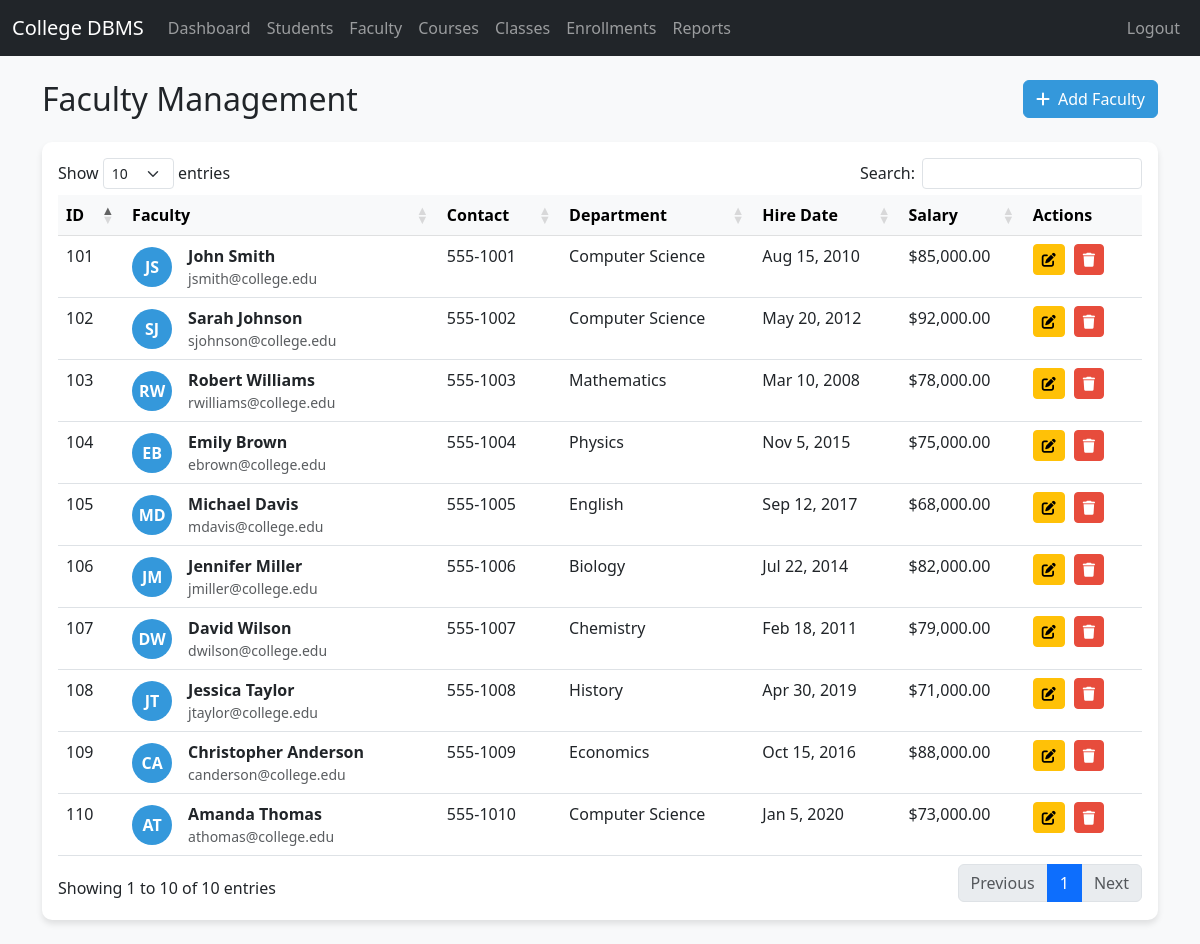
Page /faculty.php (signed in) on the committed database.
### tables this page shows
CREATE TABLE IF NOT EXISTS Faculty (
    faculty_id INT PRIMARY KEY,
    first_name VARCHAR(30) NOT NULL,
    last_name VARCHAR(30) NOT NULL,
    email VARCHAR(50) UNIQUE,
    phone VARCHAR(15),
    department_id INT,
    hire_date DATE,
    salary DECIMAL(10,2),
    FOREIGN KEY (department_id) REFERENCES Departments(department_id)
);

CREATE TABLE IF NOT EXISTS Departments (
    department_id INT PRIMARY KEY,
    department_name VARCHAR(50) NOT NULL,
    building VARCHAR(30),
    budget DECIMAL(12,2)
);

### faculty.php (the view, shortened to what this page needs)
<?php
require_once "config.php";
$faculty_list = array();
$sql = "SELECT f.*, d.department_name
        FROM Faculty f
        LEFT JOIN Departments d ON f.department_id = d.department_id
        ORDER BY f.last_name, f.first_name";
if($result = mysqli_query($link, $sql)){
    while($row = mysqli_fetch_assoc($result)){
        $faculty_list[] = $row;
    }
}
?>
<!DOCTYPE html>
<html lang="en">
<head>
    <link href="https://cdn.jsdelivr.net/npm/bootstrap@5.3.0/dist/css/bootstrap.min.css" rel="stylesheet">
    <link href="https://cdn.datatables.net/1.11.5/css/dataTables.bootstrap5.min.css" rel="stylesheet">
    <link rel="stylesheet" href="https://cdnjs.cloudflare.com/ajax/libs/font-awesome/6.0.0/css/all.min.css">
</head>
<body>
    <?php include 'navbar.php'; ?>
    <div class="container py-4">
        <div class="d-flex justify-content-between align-items-center mb-4">
            <h2 class="mb-0">Faculty Management</h2>
            <button class="btn btn-primary" data-bs-toggle="modal" data-bs-target="#addFacultyModal">
                <i class="fas fa-plus me-2"></i>Add Faculty
            </button>
        </div>
        <div class="card">
            <div class="card-body">
                <div class="table-responsive">
                    <table id="facultyTable" class="table table-hover">
                        <thead class="table-light">
                            <tr>
                                <th>ID</th>
                                <th>Faculty</th>
                                <th>Contact</th>
                                <th>Department</th>
                                <th>Hire Date</th>
                                <th>Salary</th>
                                <th>Actions</th>
                            </tr>
                        </thead>
                        <tbody>
                            <?php foreach($faculty_list as $faculty): ?>
                                <tr>
                                    <td><?php echo $faculty['faculty_id']; ?></td>
                                    <td>
                                        <div class="d-flex align-items-center">
                                            <div class="avatar me-3">
                                                <?php echo substr($faculty['first_name'], 0, 1) . substr($faculty['last_name'], 0, 1); ?>
                                            </div>
                                            <div>
                                                <strong><?php echo htmlspecialchars($faculty['first_name'] . ' ' . $faculty['last_name']); ?></strong>
                                                <div class="text-muted small"><?php echo htmlspecialchars($faculty['email']); ?></div>
                                            </div>
                                        </div>
                                    </td>
                                    <td>
                                        <?php echo htmlspecialchars($faculty['phone'] ?: 'N/A'); ?>
                                    </td>
                                    <td>
                                        <?php echo htmlspecialchars($faculty['department_name'] ?? 'N/A'); ?>
                                    </td>
                                    <td>
                                        <?php echo date('M j, Y', strtotime($faculty['hire_date'])); ?>
                                    </td>
                                    <td>
                                        $<?php echo number_format($faculty['salary'], 2); ?>
                                    </td>
                                    <td class="action-btns">
                                        <a href="edit_faculty.php?id=<?php echo $faculty['faculty_id']; ?>" class="btn btn-sm btn-warning">
                                            <i class="fas fa-edit"></i>
                                        </a>
                                        <form method="post" action="delete_faculty.php" style="display:inline;">
                                            <button type="submit" class="btn btn-sm btn-danger" onclick="return confirm('Are you sure you want to delete this faculty member?')">
                                                <i class="fas fa-trash"></i>
                                            </button>
                                        </form>
                                    </td>
                                </tr>
                            <?php endforeach; ?>
                        </tbody>
                    </table>
                </div>
            </div>
        </div>
    </div>
</body>
</html>

### faculty.php (style rules this page uses)
:root { --primary-color: #3498db; --secondary-color: #2c3e50; --hover-color: #2980b9; --success-color: #2ecc71; --danger-color: #e74c3c; }
body { font-family: 'Segoe UI', Tahoma, Geneva, Verdana, sans-serif; background-color: #f8f9fa; }
.card { border-radius: 10px; box-shadow: 0 4px 6px rgba(0, 0, 0, 0.1); transition: transform 0.3s ease; border: none; }
.btn-primary { background-color: var(--primary-color); border-color: var(--primary-color); }
.btn-danger { background-color: var(--danger-color); border-color: var(--danger-color); }
.action-btns .btn { margin-right: 5px; }
.avatar { width: 40px; height: 40px; border-radius: 50%; background-color: var(--primary-color); color: white; display: flex; align-items: center; justify-content: center; font-weight: bold; }

### rows in the picture
faculty: faculty_id "109", first_name "C", last_name "A", first_name+last_name "Christopher Anderson", email "canderson@college.edu", phone "555-1009", department.department_name "Economics", hire_date "Oct 15, 2016", salary "88,000.00"
faculty: faculty_id "104", first_name "E", last_name "B", first_name+last_name "Emily Brown", email "ebrown@college.edu", phone "555-1004", department.department_name "Physics", hire_date "Nov 5, 2015", salary "75,000.00"
faculty: faculty_id "105", first_name "M", last_name "D", first_name+last_name "Michael Davis", email "mdavis@college.edu", phone "555-1005", department.department_name "English", hire_date "Sep 12, 2017", salary "68,000.00"
faculty: faculty_id "102", first_name "S", last_name "J", first_name+last_name "Sarah Johnson", email "sjohnson@college.edu", phone "555-1002", department.department_name "Computer Science", hire_date "May 20, 2012", salary "92,000.00"
faculty: faculty_id "106", first_name "J", last_name "M", first_name+last_name "Jennifer Miller", email "jmiller@college.edu", phone "555-1006", department.department_name "Biology", hire_date "Jul 22, 2014", salary "82,000.00"
faculty: faculty_id "101", first_name "J", last_name "S", first_name+last_name "John Smith", email "jsmith@college.edu", phone "555-1001", department.department_name "Computer Science", hire_date "Aug 15, 2010", salary "85,000.00"
faculty: faculty_id "108", first_name "J", last_name "T", first_name+last_name "Jessica Taylor", email "jtaylor@college.edu", phone "555-1008", department.department_name "History", hire_date "Apr 30, 2019", salary "71,000.00"
faculty: faculty_id "110", first_name "A", last_name "T", first_name+last_name "Amanda Thomas", email "athomas@college.edu", phone "555-1010", department.department_name "Computer Science", hire_date "Jan 5, 2020", salary "73,000.00"
faculty: faculty_id "103", first_name "R", last_name "W", first_name+last_name "Robert Williams", email "rwilliams@college.edu", phone "555-1003", department.department_name "Mathematics", hire_date "Mar 10, 2008", salary "78,000.00"
faculty: faculty_id "107", first_name "D", last_name "W", first_name+last_name "David Wilson", email "dwilson@college.edu", phone "555-1007", department.department_name "Chemistry", hire_date "Feb 18, 2011", salary "79,000.00"
